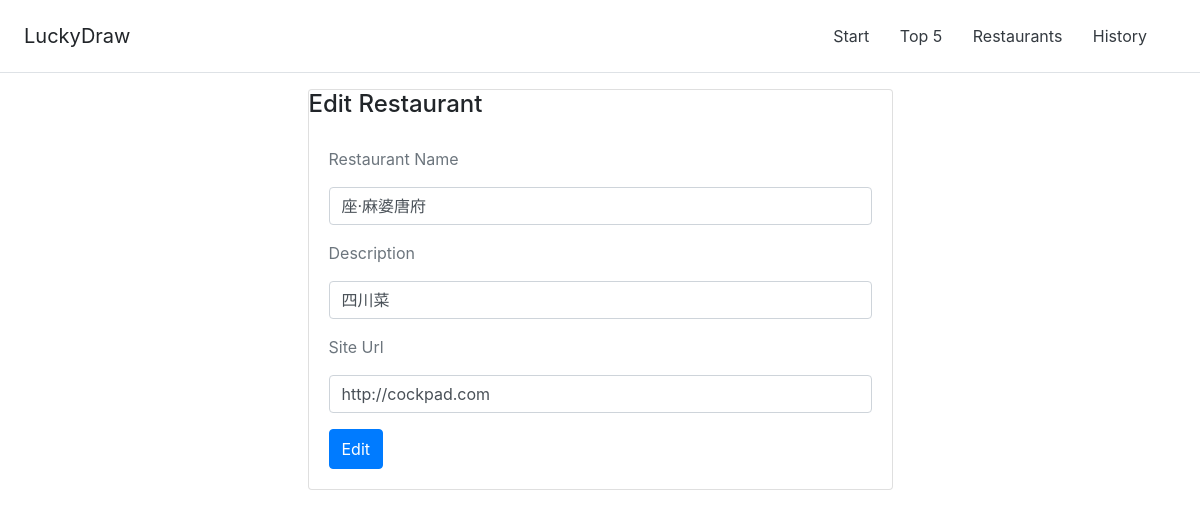
The page /edit-restaurant?id=20be1b96-d855-46eb-8619-cd22b5256800 on the database its author committed.
### models/restaurants.py (models this page shows, shortened)
class Restaurants(Base):
    __tablename__ = 'restaurants'
    id = Column(String(50), primary_key=True)
    name = Column(String(50), unique=True)
    description = Column(String(100), nullable=True)
    site_url = Column(String(200), nullable=True)
    draw = Column(Integer(), default=0)
    create_time = Column(DateTime(), nullable=True)
    modeified_time = Column(DateTime(), nullable=True)
    histories = relationship('Histories', backref='restaurants', cascade='all,delete')

### app.py (the view, shortened to what this page needs)
@app.route('/edit-restaurant', methods=['GET', 'POST'])
def edit_restaurant():
    id = request.args.get('id')
    restaurant = Restaurants.query.filter(Restaurants.id == id).first()
    return render_template('edit_restaurant.html', restaurant=restaurant)

### app.py (called while the page is built)
@app.teardown_appcontext
def shutdown_session(exception=None):
    db_session.remove()

### templates/edit_restaurant.html (shortened to what this page needs)
{%  extends 'base.html' %}
{% block content %}
<div class="row justify-content-center">
	<div class="col-lg-6">
		<div class="card">
			<div class="cart-title">
				<h4>Edit Restaurant</h4>
			</div>
			<div class="card-body">
			    <div class="basic-form">
			        <form method="post" action="/edit-restaurant?id={{ restaurant['id'] }}">
			            <div class="form-group">
			                <p class="text-muted m-b-15 f-s-12">Restaurant Name</p>
			                <input name="name" type="text" value="{{ restaurant['name'] }}" class="form-control input-d"
			                       required="required">
			            </div>
			            <div class="form-group">
			                <p class="text-muted m-b-15 f-s-12">Description</p>
			                <input name="description" type="text" value="{{ restaurant['description'] }}" class="form-control input-d"
			                       required="required">
			            </div>
			            <div class="form-group">
			                <p class="text-muted m-b-15 f-s-12">Site Url</p>
			                <input name="site_url" type="text" value="{{ restaurant['site_url'] }}" class="form-control input-d"
			                       required="required">
			            </div>
			            <button type="submit" class="btn btn-primary">Edit</button>
			        </form>
			    </div>
			</div>
		</div>
	</div>
</div>
{% endblock %}

### static/style.css (style rules this page uses)
.btn { padding: 7px 12px; cursor: pointer; }

### rows shown on the page
Restaurants: name "座·麻婆唐府", description "四川菜", site_url "http://cockpad.com"
